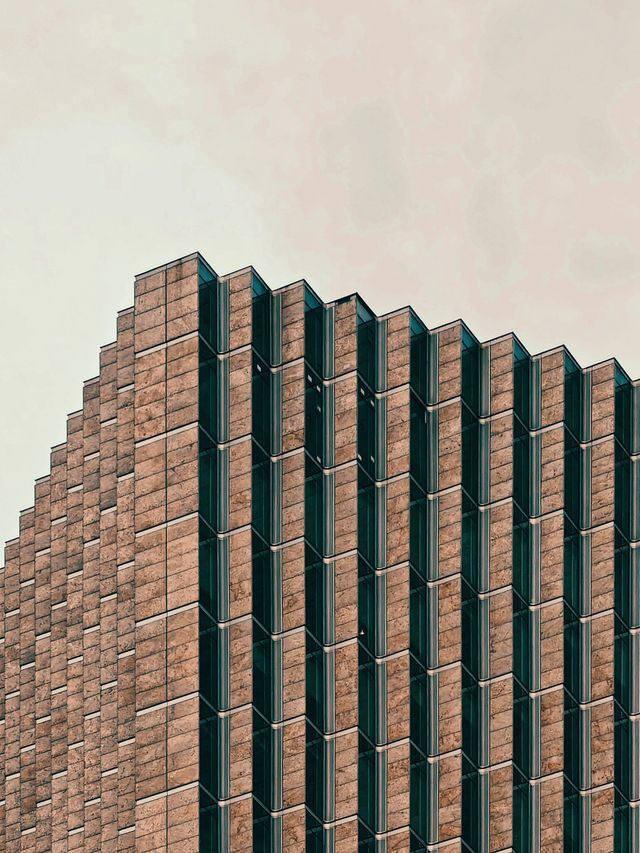
#> input picture CV/task_1_cv/ss.jpg, 640 x 853 px
$ python task_1.py   (older library calls are emulated)
#> lines starting #> are read from the running program, lines starting #| are printed output that depends on the picture
import cv2 as cv
import numpy as np

from Essentials import processing

img = cv.imread("ss.jpg", cv.IMREAD_GRAYSCALE)
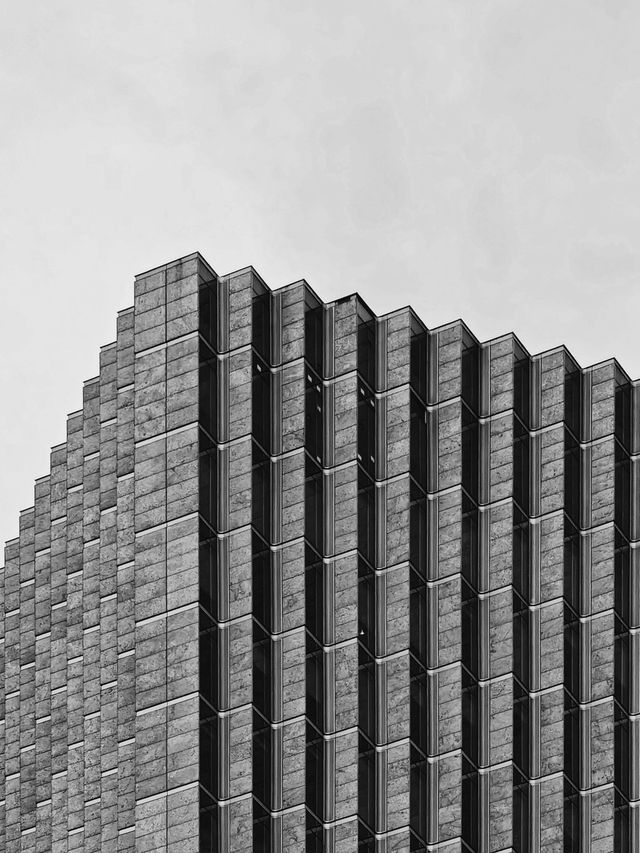
#> img: shape (853, 640); min 0, max 255, mean 146
img = img.astype(np.float64) / 255.0

k = int(input("Enter the size of the kernal : "))
#> the answer given: 100
if k % 2 == 0:
#> (the run stopped early here; a loop or call above may not have finished)
